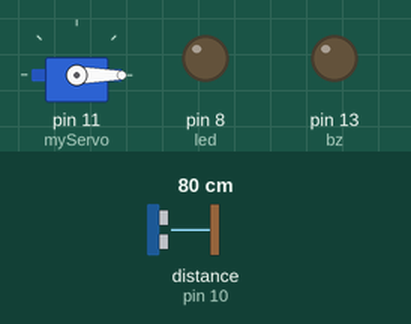
Recording of a sketch running on a simulated Arduino Uno, built with avr-gcc and run on an emulated ATmega328P. Parts: servo, output pins drawn as LEDs (lit = HIGH). Wiring (inferred from the names in the program): ultrasonic range finder: trigger pin 9; echo pin 10. The test bench sets the inputs (shaded band); at power-on: distance to the obstacle (sensor on pin 10) 80 cm. The echo pulse lasts 58.3 µs per cm; pins used as bus, display or sensor lines are not drawn; what the sketch prints to the serial monitor is not drawn.

Above: at 0.01 s.
1.3 s: distance to the obstacle (sensor on pin 10) set to 55 cm
4.3 s: distance to the obstacle (sensor on pin 10) set to 46 cm
At 6.19 s:
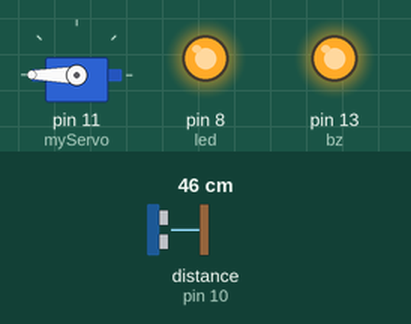
7.3 s: distance to the obstacle (sensor on pin 10) set to 2 cm
10.3 s: distance to the obstacle (sensor on pin 10) set to 60 cm
At 11.2 s:
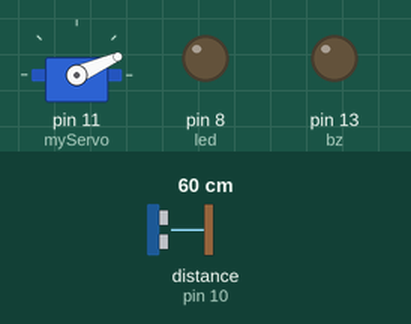
13.3 s: distance to the obstacle (sensor on pin 10) set to 4 cm
At 14.0 s:
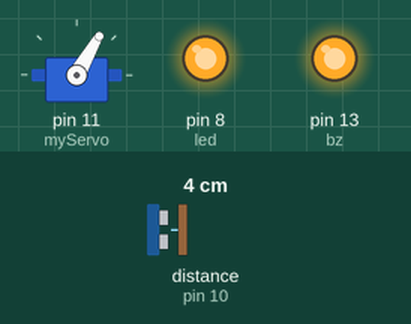
16.3 s: distance to the obstacle (sensor on pin 10) set to 250 cm
At 16.51 s:
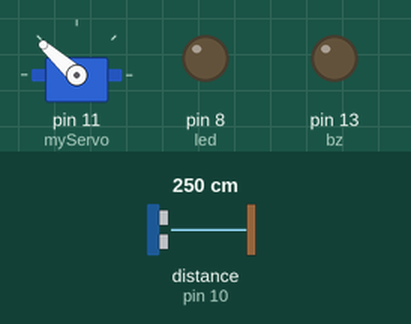
Timing chart, 0 to 20.3 s (numbered marks = the images above; inputs shaded):
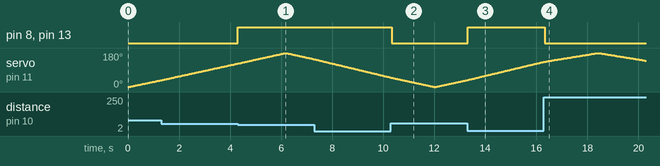

The sketch:

radarx.ino
```cpp
#include <Servo.h>

const int trigPin = 9;
const int echoPin = 10;
int bz=13,led=8;

int c=0;
long duration;
int distance;

Servo myServo;

void setup() {
  pinMode(trigPin, OUTPUT);
  pinMode(led, OUTPUT);
  pinMode(echoPin, INPUT);
   pinMode(bz, OUTPUT);
  Serial.begin(9600);
  myServo.attach(11);
}

void loop() {
  // rotates the servo motor from 20 to 160 degrees
  for(int i=0;i<=180;i++){
  myServo.write(i);
  delay(30);
  digitalWrite(13,LOW);
  digitalWrite(led,LOW);
  distance = calculateDistance();
  Serial.print(i);
  Serial.print(",");
  Serial.print(distance);
  Serial.print(".");

if(distance<51){
  c=0;
 PlaySound(5);
      }
  }


  // Repeats the previous lines from 160 to 20 degrees
  for(int i=180;i> 0;i--){
  myServo.write(i);
  delay(30);
  digitalWrite(13,LOW);
  digitalWrite(led,LOW);
  distance = calculateDistance();
  Serial.print(i);
  Serial.print(",");
  Serial.print(distance);
  Serial.print(".");

if(distance<51){
  c=0;
  PlaySound(5);
      }
  }

}
//****************** calculating the distance measured by the Ultrasonic sensor ****************

int calculateDistance(){
  digitalWrite(trigPin, LOW);
  delayMicroseconds(10);
  digitalWrite(trigPin, HIGH);
  delayMicroseconds(10);
  digitalWrite(trigPin, LOW);
  duration = pulseIn(echoPin, HIGH);
  distance= duration*0.034/2;
  return distance;
}

void PlaySound(int times){
  c++;
if(c<50){
  digitalWrite(bz,HIGH);
  digitalWrite(led,HIGH);
}
  }
```

Measured:
- the behaviour switches between 52 and 51 cm on distance to the obstacle (sensor on pin 10) (found by bisection; images 0 and 1)
- after the input at 4.3 s, pin 8 (led), pin 13 (bz): LOW → HIGH at once
- after the input at 10.3 s, pin 8 (led), pin 13 (bz): HIGH → LOW at once
- after the input at 13.3 s, pin 8 (led), pin 13 (bz): LOW → HIGH at once
- after the input at 16.3 s, pin 8 (led), pin 13 (bz): HIGH → LOW at once
- by itself, servo on pin 11 (myServo): rises from 134° to 180° in 2.0 s, then falls to 139° in 1.9 s
